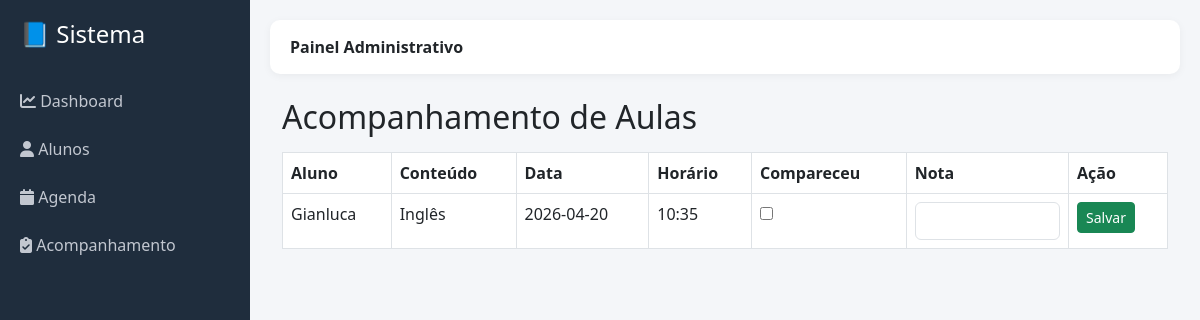
The app's page /acompanhamento with its own data.
### tables this page shows
CREATE TABLE aulas (
id INTEGER PRIMARY KEY AUTOINCREMENT,
aluno_id INTEGER,
conteudo_id INTEGER,
data TEXT,
horario TEXT,
observacoes TEXT
, compareceu INTEGER DEFAULT 0, nota REAL);

CREATE TABLE alunos (
id INTEGER PRIMARY KEY AUTOINCREMENT,
nome TEXT,
email TEXT,
telefone TEXT
);

CREATE TABLE conteudos (
id INTEGER PRIMARY KEY AUTOINCREMENT,
titulo TEXT,
descricao TEXT
);

### app.py (the view, shortened to what this page needs)
@app.route("/acompanhamento", methods=["GET", "POST"])
def acompanhamento():
    conn = conectar()
    aulas = conn.execute("""
    SELECT aulas.id, alunos.nome, conteudos.titulo,
           aulas.data, aulas.horario,
           aulas.compareceu, aulas.nota
    FROM aulas
    JOIN alunos ON aulas.aluno_id = alunos.id
    JOIN conteudos ON aulas.conteudo_id = conteudos.id
    """).fetchall()
    conn.close()
    return render_template("acompanhamento.html", aulas=aulas)

### app.py (called while the page is built)
def conectar():
    caminho = os.path.join(os.path.dirname(__file__), "database", "escola.db")
    conn = sqlite3.connect(caminho)
    conn.row_factory = sqlite3.Row
    return conn

### templates/acompanhamento.html (shortened to what this page needs)
{% extends "base.html" %}
{% block conteudo %}
<div class="container mt-4">
    <h2>Acompanhamento de Aulas</h2>
    <table class="table table-bordered mt-3">
        <thead>
            <tr>
                <th>Aluno</th>
                <th>Conteúdo</th>
                <th>Data</th>
                <th>Horário</th>
                <th>Compareceu</th>
                <th>Nota</th>
                <th>Ação</th>
            </tr>
        </thead>
        <tbody>
        {% for aula in aulas %}
        <form method="POST">
            <tr>
                <td>{{ aula['nome'] }}</td>
                <td>{{ aula['titulo'] }}</td>
                <td>{{ aula['data'] }}</td>
                <td>{{ aula['horario'] }}</td>
                <td>
                    <input type="checkbox" name="compareceu" value="1"
                    {% if aula['compareceu'] == 1 %} checked {% endif %}>
                </td>
                <td>
                    <input type="number" name="nota" min="0" max="10"
                    value="{{ aula['nota'] or '' }}" class="form-control">
                </td>
                <td>
                    <button class="btn btn-success btn-sm">Salvar</button>
                </td>
            </tr>
        </form>
        {% endfor %}
        </tbody>
    </table>
</div>
{% endblock %}

### templates/base.html (style rules this page uses)
body { background:#f4f6f9; }

### records on screen
aulas: nome "Gianluca", titulo "Inglês", data "2026-04-20", horario "10:35"
